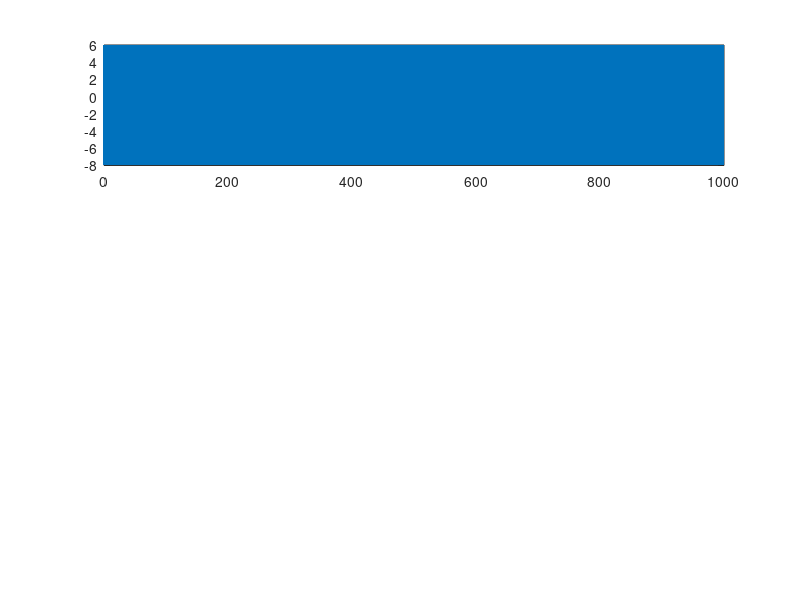

Source code (MATLAB): (Note: this script raises an error after producing the figure.)
fs=1000;
t=0:1/fs:1000-1000/fs;
w1=2*pi*10;
w2=2*pi*100;
w3=2*pi*50;

x=3*sin(w1*t) + 1.5*cos(w2*t) + 4*sin(w3*t+3);

subplot(3,1,1);
plot(t,x);

Nsamps=length(x);
NFFT=Nsamps;
X=fft(x);
X_mag=abs(X); 
X_phase=radtodeg(angle(X));

cutoff=ceil(NFFT/2);
k=(0:NFFT-1)*fs/NFFT;

subplot(3,1,2);
plot(k,X_mag/cutoff);

subplot(3,1,3);

plot(k,X_phase/cutoff);


